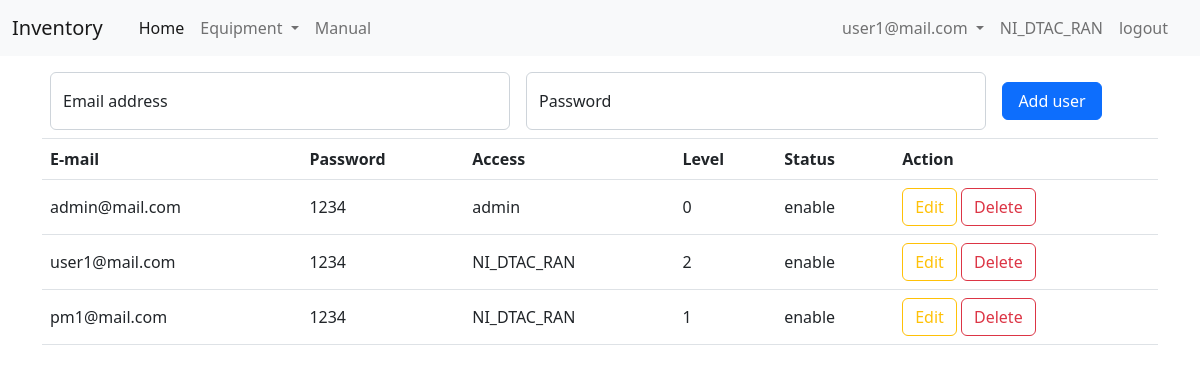
Page /admin/user (signed in) on the earlier database version.
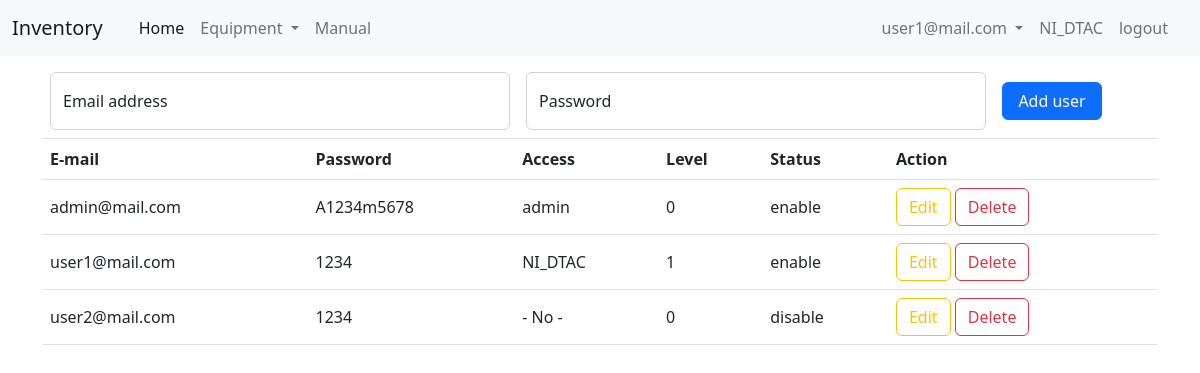
Same page on the later database version.
### tables this page shows
CREATE TABLE "tb_userlogin" (
	"no"	INTEGER NOT NULL,
	"email"	TEXT,
	"password"	TEXT,
	"access"	TEXT,
	"status"	TEXT,
	"level"	TEXT,
	PRIMARY KEY("no")
);

### app_admin.py (the view)
@app_admin.route("/admin/user")
def page_user():
    if "email" not in session:
        return redirect("/login")
    else:
        con = sqlite3.connect("db/db.db")
        cur = con.cursor()
        sql_select_userlogin = 'select * from tb_userlogin'
        curs = cur.execute(sql_select_userlogin)
        data = curs.fetchall()
        sql_select_access = 'select * from tb_access'
        curs = cur.execute(sql_select_access)
        access = curs.fetchall()
        con.close()
        return render_template("admin/user.html", data=data, access=access)

### templates/admin/user.html (shortened to what this page needs)
<!DOCTYPE html>
<html lang="en">
<head>
    <link rel="stylesheet" href="/static/css/bootstrap_5-2-2.css">
</head>
<body>
    {% include "/menu.html" %}
    <div class="container mt-3">
        <form action="/admin/user/fn_add_user" method="POST" class="d-flex m-2 align-items-center">
            <div class="form-floating me-3">
                <input type="email" style="width: 460px;" class="form-control" id="" placeholder="name@example.com"
                    name="email" required>
                <label for="floatingInput">Email address</label>
            </div>
            <div class="form-floating me-3">
                <input type="password" style="width: 460px;" class="form-control" id="floatingPassword"
                    placeholder="Password" name="password" required>
                <label for="floatingPassword">Password</label>
            </div>
            <div class="">
                <button type="submit" class="btn btn-primary" style="width: 100px;">Add user</button>
            </div>
        </form>
    </div>
    <div class="container">
        <table class="table border-top">
            <thead>
                <tr>
                    <th scope="col">E-mail</th>
                    <th scope="col">Password</th>
                    <th scope="col">Access</th>
                    <th scope="col">Level</th>
                    <th scope="col">Status</th>
                    <th scope="col">Action</th>
                </tr>
            </thead>
            <tbody>
                {% for row in data %}
                <tr>
                    <td class="align-middle">{{row[1]}}</td>
                    <td class="align-middle">{{row[2]}}</td>
                    <td class="align-middle">{{row[3]}}</td>
                    <td class="align-middle">{{row[5]}}</td>
                    <td class="align-middle">{{row[4]}}</td>
                    <td>
                        <button type="button" class="btn btn-outline-warning" data-bs-toggle="modal"
                            data-bs-target="#staticBackdrop{{row[0]}}">
                            Edit
                        </button>
                        <button type="button" class="btn btn-outline-danger" data-bs-toggle="modal"
                            data-bs-target="#exampleModal{{row[0]}}">
                            Delete
                        </button>
                    </td>
                </tr>
                {% endfor %}
            </tbody>
        </table>
    </div>
</body>
</html>

### templates/menu.html (shortened to what this page needs)
<nav class="navbar navbar-expand-lg bg-light">
    <div class="container-fluid">
        <a class="navbar-brand" href="/">Inventory {{list_store}}</a>
        <div class="collapse navbar-collapse" id="navbarSupportedContent">
            <div class="container">
                <ul class="navbar-nav me-auto mb-2 mb-lg-0">
                    <li class="nav-item">
                        <a class="nav-link active" aria-current="page" href="/">Home</a>
                    </li>
                    {% if session["access"] != "admin" %}
                    <li class="nav-item dropdown">
                        <a class="nav-link dropdown-toggle" href="#" role="button" data-bs-toggle="dropdown"
                            aria-expanded="false">
                            Equipment
                        </a>
                    </li>
                    {% endif %}
                    <li class="nav-item">
                        <a class="nav-link" href="/manual">Manual</a>
                    </li>
                </ul>
            </div>
            <div class="container">
                <ul class="navbar-nav me-auto mb-2 mb-lg-0 d-flex justify-content-end">
                    <li class="nav-item dropdown">
                        <a class="nav-link dropdown-toggle" href="#" role="button" data-bs-toggle="dropdown"
                            aria-expanded="false">
                            {{session["email"]}}
                        </a>
                    </li>
                    <li class="nav-item">
                        <a class="nav-link" aria-current="page">{{session["access"]}}</a>
                    </li>
                    <li class="nav-item">
                        <a class="nav-link" aria-current="page" href="/fn_logout">logout</a>
                    </li>
                </ul>
            </div>
        </div>
    </div>
</nav>

Differences in the rows shown:
removed tb_userlogin: email "pm1@mail.com", password "1234", access "NI_DTAC_RAN", level "1", status "enable"
changed tb_userlogin "user1@mail.com": access "NI_DTAC_RAN" → "NI_DTAC"; level "2" → "1"
changed tb_userlogin "admin@mail.com": password "1234" → "A1234m5678"
added tb_userlogin: email "user2@mail.com", password "1234", access "- No -", level "0", status "disable"
Other differences:
{{ session["access"] }}: "NI_DTAC_RAN" → "NI_DTAC"
